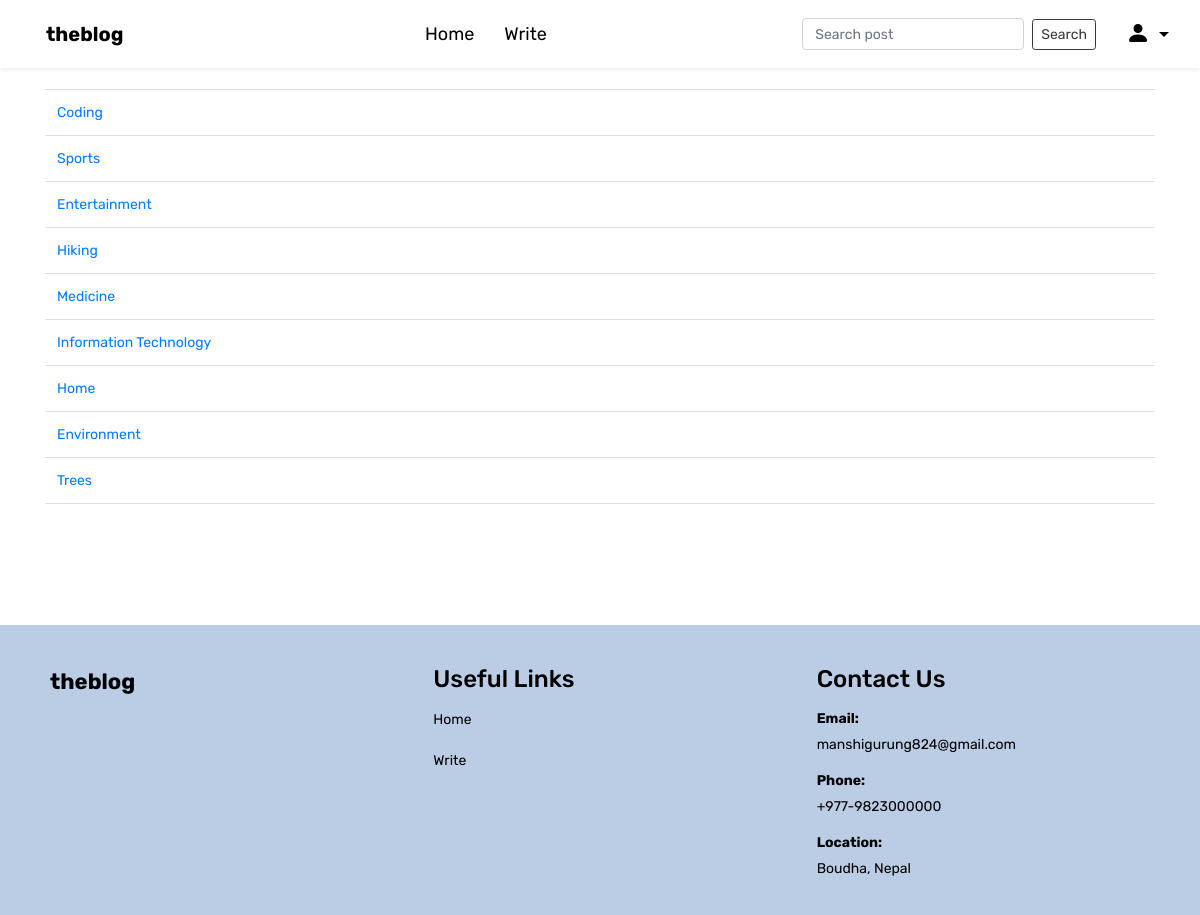
The page /category-list/ (signed in) on the database its author committed.
### theblog/models.py (models this page shows, shortened)
class Category(models.Model):
	name = models.CharField(max_length=255)
	def __str__(self):
		return self.name

### theblog/views.py (the view)
# urls.py: path('category-list/', CategoryListView, name="category-list"),
def CategoryListView(request):
	cat_menu_list = Category.objects.all()
	return render(request, 'category_list.html', {'cat_menu_list': cat_menu_list})

### theblog/templates/category_list.html (shortened to what this page needs)
{% extends 'base.html' %}
{% block content %}
	<table class="table">
      <tbody>
        {% for item in cat_menu_list %}
          <tr>
            <td><a href="{% url 'category' item %}">{{ item }}</a></td>
          </tr>
        {% endfor %}
      </tbody>
    </table>
{% endblock %}

### theblog/templates/base.html (style rules this page uses)
:root { --bs-primary: black; --bs-orange: #525252; }
body { font-family: "Rubik", sans-serif; font-optical-sizing: auto; font-size: 14px; background: white; font-weight: 400px; font-style: normal; }

### rows shown on the page
Category: name "Coding"
Category: name "Sports"
Category: name "Entertainment"
Category: name "Hiking"
Category: name "Medicine"
Category: name "Information Technology"
Category: name "Home"
Category: name "Environment"
Category: name "Trees"
